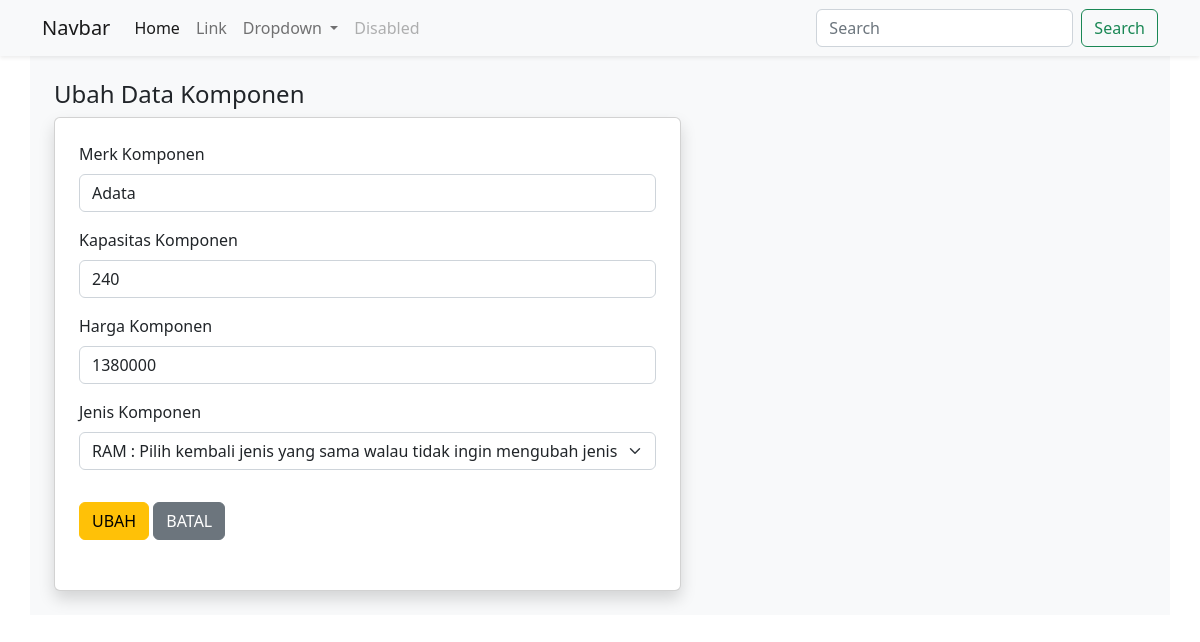
The app's page /index.php/komponen007/ubah/8 with its own data.
### tables this page shows
CREATE TABLE `komponen_007` (
  `id_komponen` int(11) NOT NULL,
  `merk_007` varchar(50) NOT NULL,
  `kapasitas_007` varchar(20) NOT NULL,
  `harga_007` varchar(20) NOT NULL,
  `jenis_007` enum('HDD','RAM') NOT NULL
);

### application/controllers/Komponen007.php (called while the page is built, shortened)
<?php
class Komponen007 extends CI_Controller {
    public function __construct() {
        $this->load->model('MKomponen007');
    }
    public function ubah ($id) {
        $data['data'] = $this->MKomponen007->getKomponenById($id);
        $this->load->view('header');
        $this->load->view('ubah', $data);
        $this->load->view('footer');
    }
}
?>

### index.php (called while the page is built, shortened)
<?php
require_once BASEPATH.'core/CodeIgniter.php';

### application/models/MKomponen007.php (called while the page is built, shortened)
<?php
class MKomponen007 extends CI_Model {
    public function getKomponenById($id) {
        return $this->db->get_where('komponen_007', ['id_komponen' => $id])->row_array();
    }
}
?>

### application/views/ubah.php (the view, shortened to what this page needs)
<div class="row">
    <div class="col-7">
        <h4>Ubah Data Komponen</h4>
        <div class="card shadow">
            <div class="card-body p-4" style="height: 472px">
                <form action="" method="post">
                    <div class="mb-3">
                        <label for="merk" class="form-label">Merk Komponen</label>
                        <input type="text" class="form-control" id="merk" name="merk" value="<?php echo $data['merk_007'] ?>">
                    </div>
                    <div class="mb-3">
                        <label for="kapasitas" class="form-label">Kapasitas Komponen</label>
                        <input type="number" class="form-control" id="kapasitas" name="kapasitas" value="<?php echo $data['kapasitas_007'] ?>">
                    </div>
                    <div class="mb-3">
                        <label for="harga" class="form-label">Harga Komponen</label>
                        <input type="number" class="form-control" id="harga" value="<?php echo $data['harga_007'] ?>" name="harga">
                    </div>
                    <div class="mb-3">
                        <label for="jenis" class="form-label">Jenis Komponen</label>
                        <select class="form-select" aria-label="Default select example" name="jenis">
                            <option selected hidden disabled > <?php echo $data['jenis_007'] ?> : Pilih kembali jenis yang sama walau tidak ingin mengubah jenis</option>
                        </select>
                    </div>
                    <div class="mb-3">
                        <button type="submit" name="update" class="btn btn-warning mt-3 "> UBAH </button>
                        <a href="<?php echo site_url('index.php/komponen007') ?>" class="btn btn-secondary mt-3 "> BATAL </a>
                    </div>
                </form>
            </div>
        </div>
    </div>
</div>

### records on screen
komponen_007: merk "Adata", kapasitas "240", harga "1380000", jenis "RAM : Pilih kembali jenis yang sama walau tidak ingin mengubah jenis"
